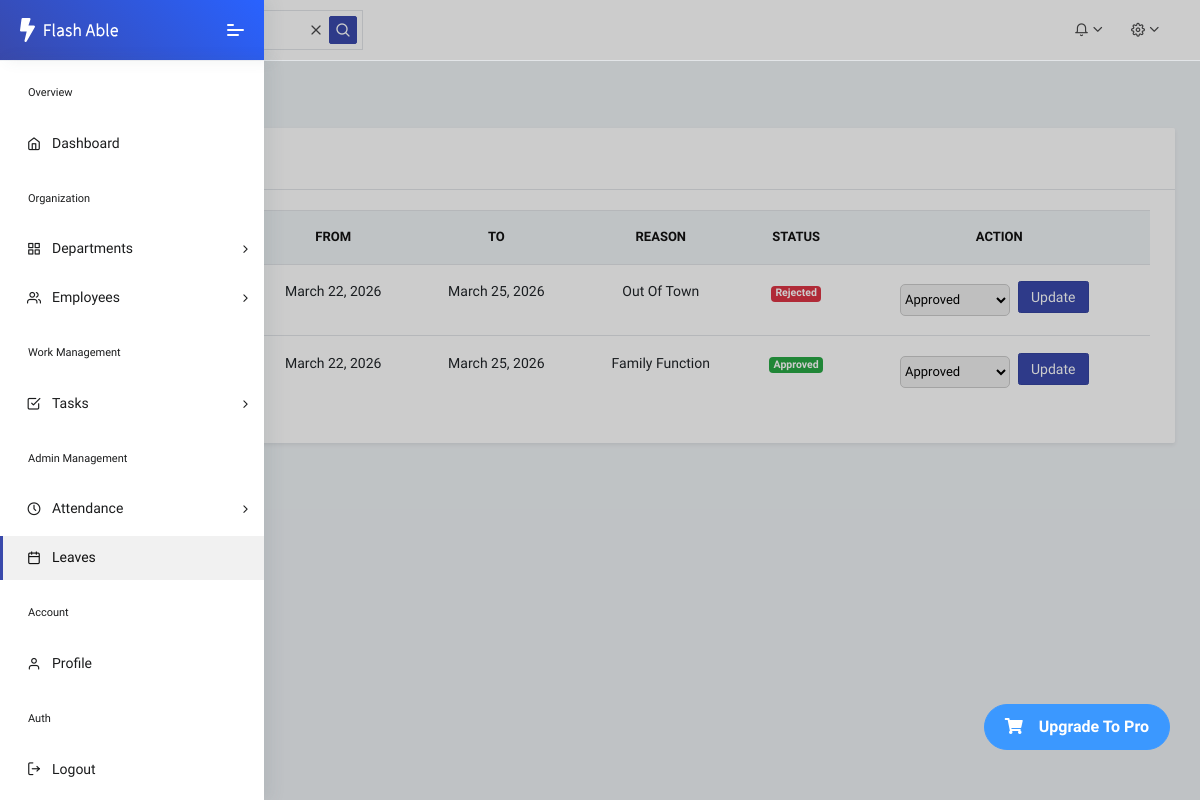
Page /leave_list/ on the committed database.
### core/models.py (models this page shows, shortened)
class Leave(models.Model):
    STATUS = [
        ("Pending", "Pending"),
        ("Approved", "Approved"),
        ("Rejected", "Rejected"),
    ]
    employee = models.ForeignKey(User, on_delete=models.CASCADE)
    start_date = models.DateField()
    end_date = models.DateField()
    reason = models.TextField()
    status = models.CharField(
        max_length=20,
        choices=STATUS,
        default="Pending"
    )

### core/views.py (the view)
# urls.py: path('leave_list/', views.leave_list, name='leave-list'),
def leave_list(request):
    leaves = Leave.objects.select_related('employee').order_by('-id')
    context = {
        'leaves' : leaves
    }
    return render(request,'leave/Leave_list.html',context)

### core/templates/leave/Leave_list.html (shortened to what this page needs)
{% extends 'dashboard/Admin_Dashboard.html' %}
{% load static %}
{% block mein %}
<div class="pcoded-main-container">
    <div class="pcoded-wrapper">
        <div class="pcoded-content">
            <div class="pcoded-inner-content">
                <div class="main-body">
                    <div class="page-wrapper">
                        <div class="page-header mb-3">
                            <div class="page-block">
                                <div class="row align-items-center">
                                    <div class="col-md-12">
                                        <h5 class="m-b-10">Leave Management</h5>
                                    </div>
                                </div>
                            </div>
                        </div>
                        <div class="card shadow-sm">
                            <div class="card-header">
                                <h5 class="mb-0">Leave Requests</h5>
                            </div>
                            <div class="card-body">
                                <div class="table-responsive">
                                    <table class="table table-hover align-middle text-center">
                                        <thead class="table-light">
                                            <tr>
                                                <th>Employee</th>
                                                <th>From</th>
                                                <th>To</th>
                                                <th>Reason</th>
                                                <th>Status</th>
                                                <th>Action</th>
                                            </tr>
                                        </thead>
                                        <tbody>
                                            {% for l in leaves %}
                                            <tr>
                                                <td>{{ l.employee.username }}</td>
                                                <td>{{ l.start_date }}</td>
                                                <td>{{ l.end_date }}</td>
                                                <td>{{ l.reason }}</td>
                                                <td>
                                                    {% if l.status == "Approved" %}
                                                        <span class="badge badge-success">Approved</span>
                                                    {% elif l.status == "Rejected" %}
                                                        <span class="badge badge-danger">Rejected</span>
                                                    {% else %}
                                                        <span class="badge badge-warning text-dark">Pending</span>
                                                    {% endif %}
                                                </td>
                                                <td>
                                                    <form method="post" action="{% url 'update-leave-status' l.id %}"
                                                          style="display:flex; justify-content:center; align-items:center; gap:8px;">
                                                        <select name="status"
                                                                style="width:110px; height:32px; border-radius:5px; border:1px solid #ccc; font-size:13px;">
                                                            <option value="Approved">Approved</option>
                                                        </select>
                                                        <button type="submit" class="btn btn-sm btn-primary" style="height:32px;">
                                                            Update
                                                        </button>
                                                    </form>
                                                </td>
                                            </tr>
                                            {% empty %}
                                            <tr>
                                                <td colspan="6">No leave requests found</td>
                                            </tr>
                                            {% endfor %}
                                        </tbody>
                                    </table>
                                </div>
                            </div>
                        </div>
                    </div>
                </div>
            </div>
        </div>
    </div>
</div>
{% endblock %}

### rows in the picture
Leave: start_date "March 22, 2026", end_date "March 25, 2026", reason "Out Of Town", status "Rejected"
Leave: start_date "March 22, 2026", end_date "March 25, 2026", reason "Family Function", status "Approved"
